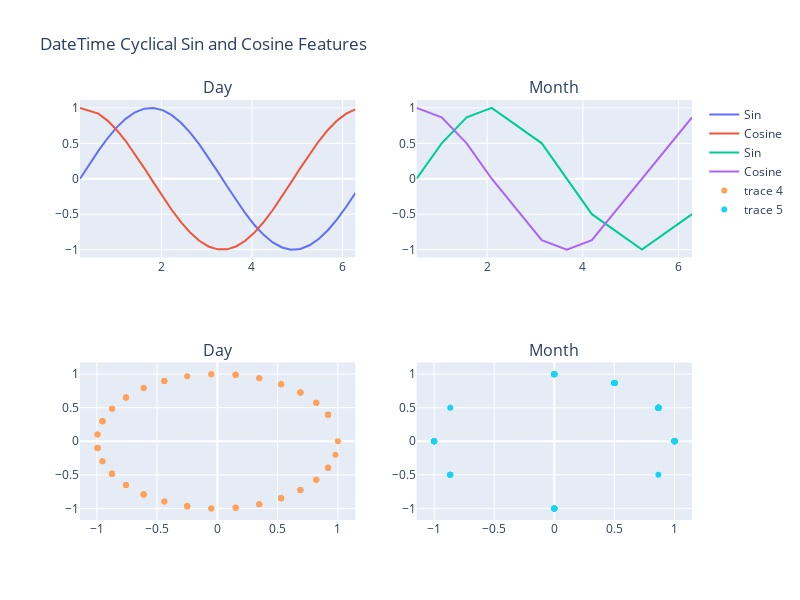

The code cell stored with this chart in its notebook:
### Markdown cell above
**Plotting the new cyclical relationships of day and month**

### Code cell
df_sample = df.sample(100)


fig = make_subplots(rows=2, cols=2, subplot_titles=("Day", "Month", "Day", "Month"))

# graphing day features (row1, col1)
df_sample = df_sample.sort_values('norm_day').reset_index(drop=True)
fig.add_trace(go.Scatter(x=df_sample.norm_day, y=df_sample.sin_day, name='Sin'), row=1, col=1)
fig.add_trace(go.Scatter(x=df_sample.norm_day, y=df_sample.cos_day, name='Cosine'), row=1, col=1)

# graphing months features (row1, col2)
df_sample = df_sample.sort_values('norm_month').reset_index(drop=True)
fig.add_trace(go.Scatter(x=df_sample.norm_month, y=df_sample.sin_month, name='Sin'), row=1, col=2)
fig.add_trace(go.Scatter(x=df_sample.norm_month, y=df_sample.cos_month, name='Cosine'), row=1, col=2)

# graphing sin and cosine feature relationship
fig.add_trace(go.Scatter(x=df_sample.cos_day, y=df_sample.sin_day, mode="markers"), row=2, col=1)
fig.add_trace(go.Scatter(x=df_sample.cos_month, y=df_sample.sin_month, mode="markers"), row=2, col=2)

fig.update_layout(height=600, width=800, title_text="DateTime Cyclical Sin and Cosine Features")

fig.show()
